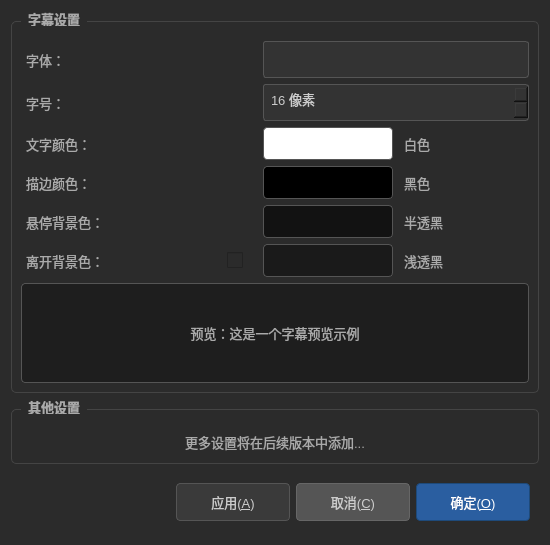
<?xml version="1.0" encoding="UTF-8"?>
<ui version="4.0">
 <class>SettingWid</class>
 <widget class="QWidget" name="SettingWid">
  <property name="geometry">
   <rect>
    <x>0</x>
    <y>0</y>
    <width>550</width>
    <height>545</height>
   </rect>
  </property>
  <property name="minimumSize">
   <size>
    <width>550</width>
    <height>500</height>
   </size>
  </property>
  <property name="windowTitle">
   <string>播放器设置</string>
  </property>
  <property name="styleSheet">
   <string notr="true">QWidget {
    background-color: #2b2b2b;
    color: #cccccc;
    font-family: &quot;Microsoft YaHei&quot;;
    font-size: 10pt;
}

QGroupBox {
    border: 1px solid #444;
    border-radius: 5px;
    margin-top: 10px;
    padding-top: 10px;
    font-weight: bold;
}

QGroupBox::title {
    subcontrol-origin: margin;
    left: 10px;
    padding: 0 5px 0 5px;
    color: #aaaaaa;
}

QLabel {
    color: #aaaaaa;
    padding: 2px;
}

QComboBox, QSpinBox {
    background-color: #333333;
    border: 1px solid #555555;
    border-radius: 3px;
    padding: 5px;
    color: #cccccc;
    min-height: 25px;
}

QComboBox:hover, QSpinBox:hover {
    border: 1px solid #666666;
}

QComboBox::drop-down {
    border: none;
}

QComboBox::down-arrow {
    image: url(:/res/icons/down_arrow.svg);
    width: 12px;
    height: 12px;
}

QComboBox QAbstractItemView {
    background-color: #333333;
    border: 1px solid #555555;
    color: #cccccc;
    selection-background-color: #2a5ea0;
}

QPushButton {
    background-color: #3a3a3a;
    border: 1px solid #555555;
    border-radius: 4px;
    padding: 8px 16px;
    color: #cccccc;
    font-weight: normal;
    min-width: 80px;
}

QPushButton:hover {
    background-color: #444444;
    border: 1px solid #666666;
}

QPushButton:pressed {
    background-color: #2a2a2a;
}

QPushButton#btnOk {
    background-color: #2a5ea0;
    border: 1px solid #1e4a7a;
    color: white;
}

QPushButton#btnOk:hover {
    background-color: #2d6bb0;
}

QPushButton#btnCancel {
    background-color: #555555;
    border: 1px solid #666666;
}

QPushButton#btnCancel:hover {
    background-color: #666666;
}

/* 颜色按钮样式 */
QPushButton.colorBtn {
    min-width: 60px;
    max-width: 60px;
    min-height: 25px;
    max-height: 25px;
    border: 1px solid #666;
}

QCheckBox {
    spacing: 5px;
}

QCheckBox::indicator {
    width: 16px;
    height: 16px;
}</string>
  </property>
  <layout class="QVBoxLayout" name="verticalLayout">
   <item>
    <widget class="QGroupBox" name="groupBoxSubtitle">
     <property name="title">
      <string>字幕设置</string>
     </property>
     <layout class="QGridLayout" name="gridLayout">
      <item row="1" column="2">
       <widget class="QSpinBox" name="spinFontSize">
        <property name="suffix">
         <string> 像素</string>
        </property>
        <property name="minimum">
         <number>8</number>
        </property>
        <property name="maximum">
         <number>72</number>
        </property>
        <property name="value">
         <number>16</number>
        </property>
       </widget>
      </item>
      <item row="4" column="0">
       <widget class="QLabel" name="labelHoverBgColor">
        <property name="text">
         <string>悬停背景色：</string>
        </property>
       </widget>
      </item>
      <item row="2" column="0">
       <widget class="QLabel" name="labelTextColor">
        <property name="text">
         <string>文字颜色：</string>
        </property>
       </widget>
      </item>
      <item row="0" column="2">
       <widget class="QComboBox" name="comboFontFamily">
        <property name="editable">
         <bool>false</bool>
        </property>
       </widget>
      </item>
      <item row="0" column="0">
       <widget class="QLabel" name="labelFontFamily">
        <property name="text">
         <string>字体：</string>
        </property>
       </widget>
      </item>
      <item row="7" column="0" colspan="3">
       <widget class="QLabel" name="labelPreview">
        <property name="minimumSize">
         <size>
          <width>0</width>
          <height>100</height>
         </size>
        </property>
        <property name="styleSheet">
         <string notr="true">QLabel {
    padding: 10px;
    border: 1px solid #555555;
    border-radius: 4px;
    background-color: rgba(0, 0, 0, 0.3);
}</string>
        </property>
        <property name="text">
         <string>预览：这是一个字幕预览示例</string>
        </property>
        <property name="alignment">
         <set>Qt::AlignCenter</set>
        </property>
       </widget>
      </item>
      <item row="6" column="2">
       <layout class="QHBoxLayout" name="horizontalLayout_LeaveBgColor">
        <item>
         <widget class="QPushButton" name="btnLeaveBgColor">
          <property name="styleSheet">
           <string notr="true">background-color: rgba(0, 0, 0, 100);</string>
          </property>
          <property name="text">
           <string/>
          </property>
          <property name="flat">
           <bool>false</bool>
          </property>
         </widget>
        </item>
        <item>
         <widget class="QLabel" name="labelLeaveBgColorDisplay">
          <property name="text">
           <string>浅透黑</string>
          </property>
         </widget>
        </item>
       </layout>
      </item>
      <item row="3" column="0">
       <widget class="QLabel" name="labelStrokeColor">
        <property name="text">
         <string>描边颜色：</string>
        </property>
       </widget>
      </item>
      <item row="4" column="2">
       <layout class="QHBoxLayout" name="horizontalLayout_HoverBgColor">
        <item>
         <widget class="QPushButton" name="btnHoverBgColor">
          <property name="styleSheet">
           <string notr="true">background-color: rgba(0, 0, 0, 150);</string>
          </property>
          <property name="text">
           <string/>
          </property>
          <property name="flat">
           <bool>false</bool>
          </property>
         </widget>
        </item>
        <item>
         <widget class="QLabel" name="labelHoverBgColorDisplay">
          <property name="text">
           <string>半透黑</string>
          </property>
         </widget>
        </item>
       </layout>
      </item>
      <item row="6" column="0">
       <widget class="QLabel" name="labelLeaveBgColor">
        <property name="minimumSize">
         <size>
          <width>200</width>
          <height>0</height>
         </size>
        </property>
        <property name="maximumSize">
         <size>
          <width>200</width>
          <height>16777215</height>
         </size>
        </property>
        <property name="text">
         <string>离开背景色：</string>
        </property>
       </widget>
      </item>
      <item row="1" column="0">
       <widget class="QLabel" name="labelFontSize">
        <property name="text">
         <string>字号：</string>
        </property>
       </widget>
      </item>
      <item row="3" column="2">
       <layout class="QHBoxLayout" name="horizontalLayout_StrokeColor">
        <item>
         <widget class="QPushButton" name="btnStrokeColor">
          <property name="styleSheet">
           <string notr="true">background-color: black;</string>
          </property>
          <property name="text">
           <string/>
          </property>
          <property name="flat">
           <bool>false</bool>
          </property>
         </widget>
        </item>
        <item>
         <widget class="QLabel" name="labelStrokeColorDisplay">
          <property name="text">
           <string>黑色</string>
          </property>
         </widget>
        </item>
       </layout>
      </item>
      <item row="2" column="2">
       <layout class="QHBoxLayout" name="horizontalLayout_TextColor">
        <item>
         <widget class="QPushButton" name="btnTextColor">
          <property name="styleSheet">
           <string notr="true">background-color: white;</string>
          </property>
          <property name="text">
           <string/>
          </property>
          <property name="flat">
           <bool>false</bool>
          </property>
         </widget>
        </item>
        <item>
         <widget class="QLabel" name="labelTextColorDisplay">
          <property name="text">
           <string>白色</string>
          </property>
         </widget>
        </item>
       </layout>
      </item>
      <item row="6" column="1">
       <widget class="QCheckBox" name="checkKeepBackground">
        <property name="maximumSize">
         <size>
          <width>30</width>
          <height>16777215</height>
         </size>
        </property>
        <property name="text">
         <string/>
        </property>
       </widget>
      </item>
     </layout>
    </widget>
   </item>
   <item>
    <widget class="QGroupBox" name="groupBoxOther">
     <property name="enabled">
      <bool>true</bool>
     </property>
     <property name="title">
      <string>其他设置</string>
     </property>
     <layout class="QGridLayout" name="gridLayout_2">
      <item row="0" column="0">
       <widget class="QLabel" name="labelNote">
        <property name="text">
         <string>更多设置将在后续版本中添加...</string>
        </property>
        <property name="alignment">
         <set>Qt::AlignCenter</set>
        </property>
       </widget>
      </item>
     </layout>
    </widget>
   </item>
   <item>
    <widget class="QFrame" name="frameButtons">
     <property name="frameShape">
      <enum>QFrame::NoFrame</enum>
     </property>
     <layout class="QHBoxLayout" name="horizontalLayout">
      <item>
       <spacer name="horizontalSpacer">
        <property name="orientation">
         <enum>Qt::Horizontal</enum>
        </property>
        <property name="sizeHint" stdset="0">
         <size>
          <width>40</width>
          <height>20</height>
         </size>
        </property>
       </spacer>
      </item>
      <item>
       <widget class="QPushButton" name="btnApply">
        <property name="enabled">
         <bool>false</bool>
        </property>
        <property name="text">
         <string>应用(&amp;A)</string>
        </property>
       </widget>
      </item>
      <item>
       <widget class="QPushButton" name="btnCancel">
        <property name="text">
         <string>取消(&amp;C)</string>
        </property>
       </widget>
      </item>
      <item>
       <widget class="QPushButton" name="btnOk">
        <property name="text">
         <string>确定(&amp;O)</string>
        </property>
       </widget>
      </item>
     </layout>
    </widget>
   </item>
  </layout>
 </widget>
 <resources/>
 <connections/>
</ui>
